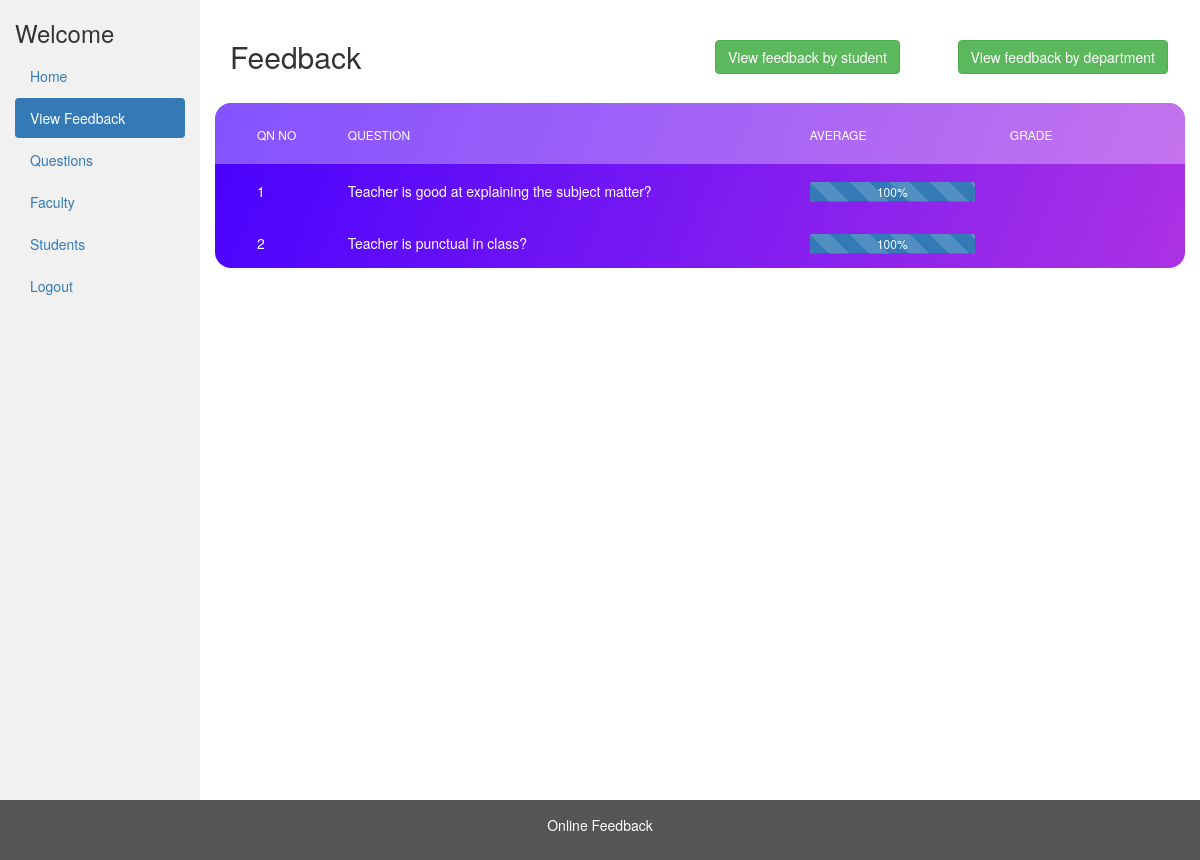
/admin/view_feedback.php, run on an earlier commit of the app's database.
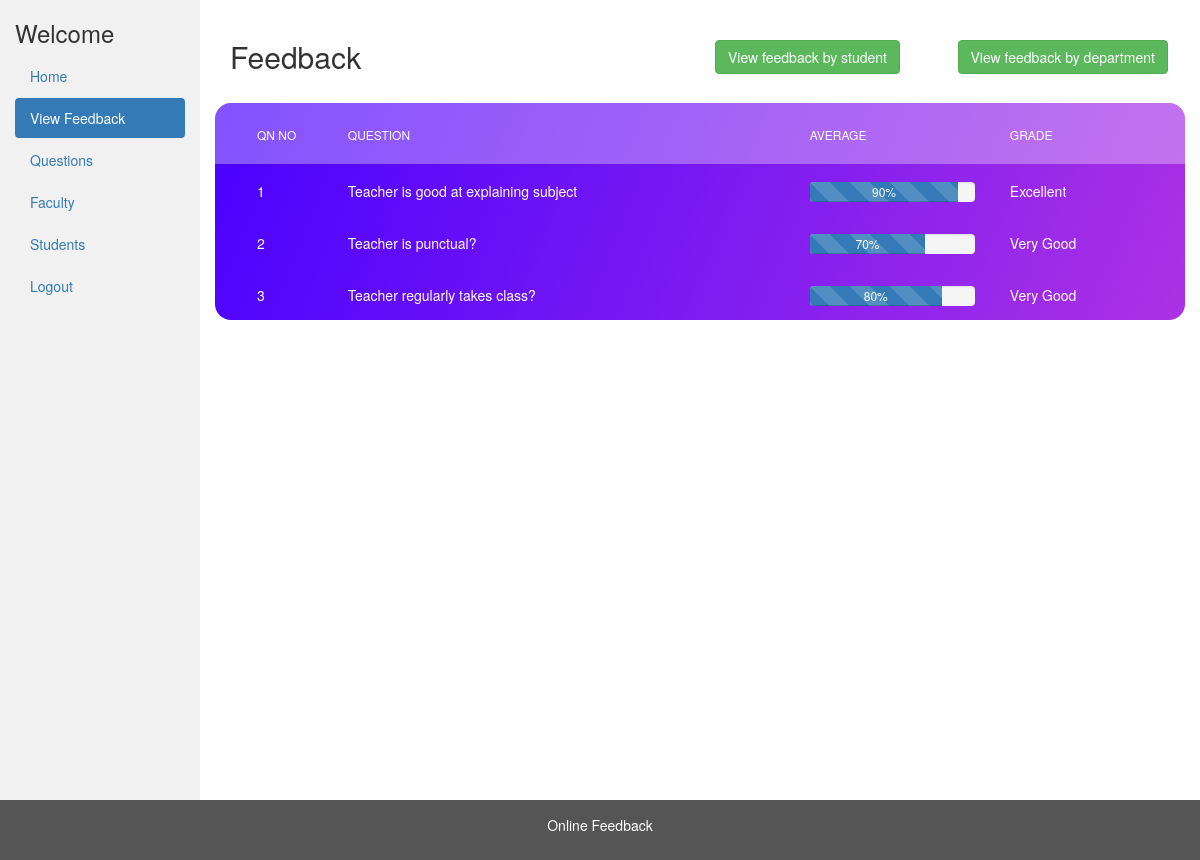
And on a later commit of the database.
### tables this page shows
CREATE TABLE `grades` (
  `id` int(11) NOT NULL,
  `name` varchar(250) NOT NULL
);

### admin/view_feedback.php (the view, shortened to what this page needs)
<?php
include_once '../database/dbconfig.php';
?>
<!DOCTYPE html>
<html lang="en">
  <head>
    <link
      rel="stylesheet"
      href="https://maxcdn.bootstrapcdn.com/bootstrap/3.4.1/css/bootstrap.min.css"
    />
    <link rel="stylesheet" type="text/css" href="../css/main.css" />
  </head>
  <body>
    <div class="container-fluid">
      <div class="row content">
      <div class="col-sm-2 sidenav">
        <h3>Welcome <?php echo ($_SESSION['login_user']); ?></h3>
        <ul class="nav nav-pills nav-stacked">
          <li><a href="admin_dashboard.php">Home</a></li>
          <li class="active"><a href="view_feedback.php">View Feedback</a></li>
          <li><a href="view_questions.php">Questions</a></li>
          <li><a href="view_faculty.php">Faculty</a></li>
          <li><a href="view_students.php">Students</a></li>
          <li><a href="../logout.php">Logout</a></li>
        </ul><br>
      </div>
        <div class="col-sm-10">
                 <br />
        <div class="container-fluid">
          <div class="row">
            <div class="col-md-6"><h2>Feedback</h2></div><br />
            <div class="col-md-3">
              <a href="view_stud_feedback.php" class="btn btn-success">View feedback by student</a>
            </div>
            <div class="col-md-3">
              <a href="view_dep_feedback.php" class="btn btn-success">View feedback by department</a>
            </div>
          </div>
        </div>
        <br />
          <div class="table100 ver6 m-b-110">
            <table data-vertable="ver6" id="students">
              <thead>
                <tr class="row100 head">
                  <th class="column100 column1" data-column="column1">
                    Qn No
                  </th>
                  <th class="column100 column2" data-column="column2">
                    Question
                  </th>
                  <th class="column100 column3" data-column="column3">
                    Average
                  </th>
                  <th class="column100 column4" data-column="column4">
                    Grade
                  </th>
                </tr>
              </thead>
              <tbody>
                <?php
                    $ans_sql = "select qn_name,avg(answer) as avg from answers inner join questions on questions.qn_id = answers.qn_id group by questions.qn_id";
                    $ans_result = mysqli_query($conn, $ans_sql);
                    $count = 0;
                    while ($ans_rows = mysqli_fetch_assoc($ans_result)) {
                        $avg = ($ans_rows['avg'] * 100) / 5;
                        $avg_round = round($ans_rows['avg']);
                        $grades_sql = "select * from grades where id = ".$avg_round;
                        $grades_sql_result = mysqli_query($conn, $grades_sql);
                        $grades_row = mysqli_fetch_assoc($grades_sql_result);
                        $count++;
                ?>
                    <tr class="row100 data">
                      <td class="column100 column1 value" data-column="column1">
                        <?php echo $count; ?>
                      </td>
                      <td class="column100 column2 value" data-column="column2">
                        <?php echo $ans_rows['qn_name']; ?>
                      </td>
                      <td class="column100 column3 value" data-column="column3">
                        <div class="progress" style=" height: 20px;width:100%;margin-bottom:0%;">
                            <div class="progress-bar progress-bar-striped  active" role="progressbar" aria-valuenow="40" aria-valuemin="0" aria-valuemax="100" style="width:<?php echo $avg."%"; ?>">
                                 <?php echo $avg."%"; ?>
                            </div>
                        </div>
                      </td>
                      <td class="column100 column4 value" data-column="column4" style="color: white">
                        <?php echo $grades_row['name']; ?>
                      </td>
                    </tr>
                <?php
                    }
                ?>
              </tbody>
            </table>
          </div>
        </div>
      </div>
    </div>
    <footer class="container-fluid">
      <center>
        <p>Online Feedback</p>
      </center>
    </footer>
  </body>
</html>

What changed in the data, as far as the page shows it:
added grades: name "Excellent"
added grades: name "Very Good"
Also different on the page:
new list line: "1 Teacher is good at explaining subject 90 %"
new list line: "2 Teacher is punctual? 70 %"
new list line: "3 Teacher regularly takes class? 80 %"
list line gone: "1 Teacher is good at explaining the subject matter? 100 %"
list line gone: "2 Teacher is punctual in class? 100 %"
